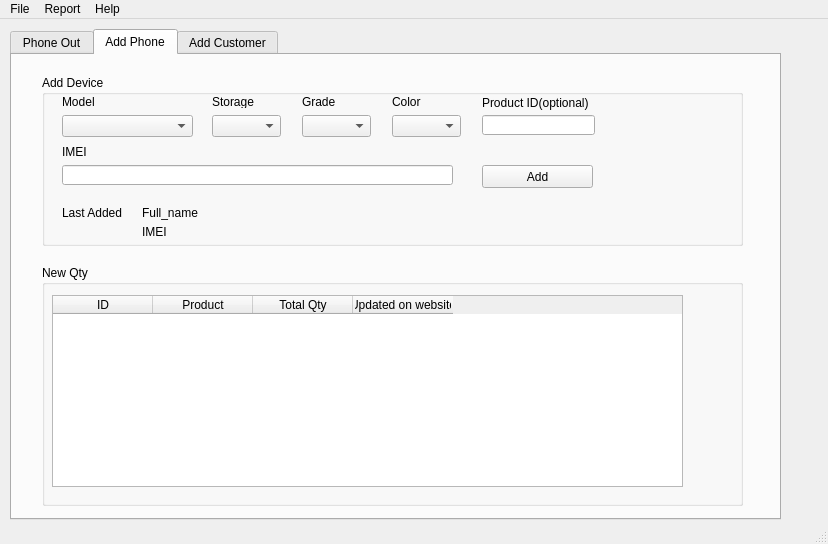
<?xml version="1.0" encoding="UTF-8"?>
<ui version="4.0">
 <class>MainWindow</class>
 <widget class="QMainWindow" name="MainWindow">
  <property name="geometry">
   <rect>
    <x>0</x>
    <y>0</y>
    <width>828</width>
    <height>544</height>
   </rect>
  </property>
  <property name="windowTitle">
   <string>MainWindow</string>
  </property>
  <widget class="QWidget" name="centralwidget">
   <widget class="QTabWidget" name="tabWindow">
    <property name="geometry">
     <rect>
      <x>10</x>
      <y>10</y>
      <width>771</width>
      <height>491</height>
     </rect>
    </property>
    <property name="currentIndex">
     <number>1</number>
    </property>
    <widget class="QWidget" name="tab_2">
     <attribute name="title">
      <string>Phone Out</string>
     </attribute>
     <widget class="QLineEdit" name="phoneOut_findIMEI_lineEdit">
      <property name="geometry">
       <rect>
        <x>330</x>
        <y>50</y>
        <width>301</width>
        <height>20</height>
       </rect>
      </property>
     </widget>
     <widget class="QLabel" name="label">
      <property name="geometry">
       <rect>
        <x>40</x>
        <y>30</y>
        <width>111</width>
        <height>16</height>
       </rect>
      </property>
      <property name="text">
       <string>Customer:</string>
      </property>
     </widget>
     <widget class="QLabel" name="label_2">
      <property name="geometry">
       <rect>
        <x>330</x>
        <y>30</y>
        <width>47</width>
        <height>13</height>
       </rect>
      </property>
      <property name="text">
       <string>IMEI:</string>
      </property>
     </widget>
     <widget class="QPushButton" name="phoneOut_findIMEI_pushButton">
      <property name="geometry">
       <rect>
        <x>650</x>
        <y>50</y>
        <width>81</width>
        <height>23</height>
       </rect>
      </property>
      <property name="text">
       <string>Find</string>
      </property>
     </widget>
     <widget class="QPushButton" name="pushButton_2">
      <property name="geometry">
       <rect>
        <x>200</x>
        <y>50</y>
        <width>81</width>
        <height>23</height>
       </rect>
      </property>
      <property name="text">
       <string>Find</string>
      </property>
     </widget>
     <widget class="QComboBox" name="phoneOut_findCustomer_comboBox">
      <property name="geometry">
       <rect>
        <x>40</x>
        <y>50</y>
        <width>151</width>
        <height>22</height>
       </rect>
      </property>
     </widget>
     <widget class="QPushButton" name="phoneOut_assignPhoneToCustomer_pushButton">
      <property name="geometry">
       <rect>
        <x>330</x>
        <y>300</y>
        <width>141</width>
        <height>23</height>
       </rect>
      </property>
      <property name="text">
       <string>Assign To Customer</string>
      </property>
     </widget>
     <widget class="QTableView" name="phoneOut_displayCustomer_tableView">
      <property name="geometry">
       <rect>
        <x>40</x>
        <y>90</y>
        <width>241</width>
        <height>192</height>
       </rect>
      </property>
     </widget>
     <widget class="QTableView" name="phoneOut_findIMEI_tableView">
      <property name="geometry">
       <rect>
        <x>330</x>
        <y>90</y>
        <width>401</width>
        <height>192</height>
       </rect>
      </property>
     </widget>
     <widget class="QPushButton" name="phoneOut_addCustomer_pushButton">
      <property name="geometry">
       <rect>
        <x>40</x>
        <y>300</y>
        <width>131</width>
        <height>23</height>
       </rect>
      </property>
      <property name="text">
       <string>Add New Customer</string>
      </property>
     </widget>
    </widget>
    <widget class="QWidget" name="tab">
     <attribute name="title">
      <string>Add Phone</string>
     </attribute>
     <widget class="QGroupBox" name="groupBox">
      <property name="geometry">
       <rect>
        <x>30</x>
        <y>20</y>
        <width>701</width>
        <height>171</height>
       </rect>
      </property>
      <property name="title">
       <string>Add Device</string>
      </property>
      <widget class="QComboBox" name="addPhone_model_comboBox">
       <property name="geometry">
        <rect>
         <x>20</x>
         <y>40</y>
         <width>131</width>
         <height>22</height>
        </rect>
       </property>
      </widget>
      <widget class="QComboBox" name="addPhone_grade_comboBox">
       <property name="geometry">
        <rect>
         <x>260</x>
         <y>40</y>
         <width>69</width>
         <height>22</height>
        </rect>
       </property>
      </widget>
      <widget class="QLabel" name="label_3">
       <property name="geometry">
        <rect>
         <x>20</x>
         <y>20</y>
         <width>47</width>
         <height>13</height>
        </rect>
       </property>
       <property name="text">
        <string>Model</string>
       </property>
      </widget>
      <widget class="QLabel" name="label_4">
       <property name="geometry">
        <rect>
         <x>170</x>
         <y>20</y>
         <width>47</width>
         <height>13</height>
        </rect>
       </property>
       <property name="text">
        <string>Storage</string>
       </property>
      </widget>
      <widget class="QLabel" name="label_6">
       <property name="geometry">
        <rect>
         <x>350</x>
         <y>20</y>
         <width>47</width>
         <height>13</height>
        </rect>
       </property>
       <property name="text">
        <string>Color</string>
       </property>
      </widget>
      <widget class="QComboBox" name="addPhone_color_comboBox">
       <property name="geometry">
        <rect>
         <x>350</x>
         <y>40</y>
         <width>69</width>
         <height>22</height>
        </rect>
       </property>
      </widget>
      <widget class="QLabel" name="label_5">
       <property name="geometry">
        <rect>
         <x>260</x>
         <y>20</y>
         <width>47</width>
         <height>13</height>
        </rect>
       </property>
       <property name="text">
        <string>Grade</string>
       </property>
      </widget>
      <widget class="QLabel" name="label_7">
       <property name="geometry">
        <rect>
         <x>440</x>
         <y>20</y>
         <width>121</width>
         <height>16</height>
        </rect>
       </property>
       <property name="text">
        <string>Product ID(optional)</string>
       </property>
      </widget>
      <widget class="QComboBox" name="addPhone_storage_comboBox">
       <property name="geometry">
        <rect>
         <x>170</x>
         <y>40</y>
         <width>69</width>
         <height>22</height>
        </rect>
       </property>
      </widget>
      <widget class="QLineEdit" name="addPhone_imei_lineEdit">
       <property name="geometry">
        <rect>
         <x>20</x>
         <y>90</y>
         <width>391</width>
         <height>20</height>
        </rect>
       </property>
      </widget>
      <widget class="QLabel" name="label_8">
       <property name="geometry">
        <rect>
         <x>20</x>
         <y>70</y>
         <width>47</width>
         <height>13</height>
        </rect>
       </property>
       <property name="text">
        <string>IMEI</string>
       </property>
      </widget>
      <widget class="QLineEdit" name="addPhone_productID_lineEdit">
       <property name="geometry">
        <rect>
         <x>440</x>
         <y>40</y>
         <width>113</width>
         <height>20</height>
        </rect>
       </property>
      </widget>
      <widget class="QLabel" name="label_9">
       <property name="geometry">
        <rect>
         <x>20</x>
         <y>130</y>
         <width>61</width>
         <height>16</height>
        </rect>
       </property>
       <property name="text">
        <string>Last Added:</string>
       </property>
      </widget>
      <widget class="QLabel" name="addPhone_displayFullName_label">
       <property name="geometry">
        <rect>
         <x>100</x>
         <y>130</y>
         <width>361</width>
         <height>16</height>
        </rect>
       </property>
       <property name="text">
        <string>Full_name</string>
       </property>
      </widget>
      <widget class="QLabel" name="addPhone_displayIMEI_label">
       <property name="geometry">
        <rect>
         <x>100</x>
         <y>150</y>
         <width>47</width>
         <height>13</height>
        </rect>
       </property>
       <property name="text">
        <string>IMEI</string>
       </property>
      </widget>
      <widget class="QPushButton" name="addPhone_addPhone_pushButton">
       <property name="geometry">
        <rect>
         <x>440</x>
         <y>90</y>
         <width>111</width>
         <height>23</height>
        </rect>
       </property>
       <property name="text">
        <string>Add</string>
       </property>
      </widget>
     </widget>
     <widget class="QGroupBox" name="groupBox_2">
      <property name="geometry">
       <rect>
        <x>30</x>
        <y>210</y>
        <width>701</width>
        <height>241</height>
       </rect>
      </property>
      <property name="title">
       <string>New Qty</string>
      </property>
      <widget class="QTableWidget" name="addPhone_newQty_tableWidget">
       <property name="geometry">
        <rect>
         <x>10</x>
         <y>30</y>
         <width>631</width>
         <height>192</height>
        </rect>
       </property>
       <column>
        <property name="text">
         <string>ID</string>
        </property>
       </column>
       <column>
        <property name="text">
         <string>Product</string>
        </property>
       </column>
       <column>
        <property name="text">
         <string>Total Qty</string>
        </property>
       </column>
       <column>
        <property name="text">
         <string>Updated on website</string>
        </property>
       </column>
      </widget>
     </widget>
    </widget>
    <widget class="QWidget" name="tab_3">
     <attribute name="title">
      <string>Add Customer</string>
     </attribute>
     <widget class="QGroupBox" name="groupBox_3">
      <property name="geometry">
       <rect>
        <x>20</x>
        <y>20</y>
        <width>321</width>
        <height>321</height>
       </rect>
      </property>
      <property name="title">
       <string>Add Customer</string>
      </property>
      <widget class="QLineEdit" name="addCustomer_addCompany_lineEdit">
       <property name="geometry">
        <rect>
         <x>110</x>
         <y>39</y>
         <width>181</width>
         <height>31</height>
        </rect>
       </property>
      </widget>
      <widget class="QLineEdit" name="addCustomer_addName_lineEdit">
       <property name="geometry">
        <rect>
         <x>110</x>
         <y>89</y>
         <width>181</width>
         <height>31</height>
        </rect>
       </property>
      </widget>
      <widget class="QLineEdit" name="addCustomer_addPhone_lineEdit">
       <property name="geometry">
        <rect>
         <x>110</x>
         <y>139</y>
         <width>181</width>
         <height>31</height>
        </rect>
       </property>
      </widget>
      <widget class="QLineEdit" name="addCustomer_addEmail_lineEdit">
       <property name="geometry">
        <rect>
         <x>110</x>
         <y>189</y>
         <width>181</width>
         <height>31</height>
        </rect>
       </property>
      </widget>
      <widget class="QLabel" name="label_12">
       <property name="geometry">
        <rect>
         <x>30</x>
         <y>50</y>
         <width>47</width>
         <height>13</height>
        </rect>
       </property>
       <property name="text">
        <string>Company</string>
       </property>
      </widget>
      <widget class="QLabel" name="label_13">
       <property name="geometry">
        <rect>
         <x>30</x>
         <y>100</y>
         <width>47</width>
         <height>13</height>
        </rect>
       </property>
       <property name="text">
        <string>Name</string>
       </property>
      </widget>
      <widget class="QLabel" name="label_14">
       <property name="geometry">
        <rect>
         <x>30</x>
         <y>150</y>
         <width>47</width>
         <height>13</height>
        </rect>
       </property>
       <property name="text">
        <string>Phone</string>
       </property>
      </widget>
      <widget class="QLabel" name="label_15">
       <property name="geometry">
        <rect>
         <x>30</x>
         <y>200</y>
         <width>47</width>
         <height>13</height>
        </rect>
       </property>
       <property name="text">
        <string>Email</string>
       </property>
      </widget>
      <widget class="QPushButton" name="addCustomer_addCustomer_pushCustomer">
       <property name="geometry">
        <rect>
         <x>100</x>
         <y>240</y>
         <width>91</width>
         <height>23</height>
        </rect>
       </property>
       <property name="text">
        <string>Add Customer</string>
       </property>
      </widget>
     </widget>
     <widget class="QGroupBox" name="groupBox_4">
      <property name="geometry">
       <rect>
        <x>380</x>
        <y>20</y>
        <width>351</width>
        <height>321</height>
       </rect>
      </property>
      <property name="title">
       <string>Edit Customer</string>
      </property>
      <widget class="QLineEdit" name="addCustomer_editCompany_lineEdit">
       <property name="geometry">
        <rect>
         <x>120</x>
         <y>39</y>
         <width>191</width>
         <height>31</height>
        </rect>
       </property>
      </widget>
      <widget class="QLineEdit" name="addCustomer_editName_lineEdit">
       <property name="geometry">
        <rect>
         <x>120</x>
         <y>89</y>
         <width>191</width>
         <height>31</height>
        </rect>
       </property>
      </widget>
      <widget class="QLineEdit" name="addCustomer_editPhone_lineEdit">
       <property name="geometry">
        <rect>
         <x>120</x>
         <y>139</y>
         <width>191</width>
         <height>31</height>
        </rect>
       </property>
      </widget>
      <widget class="QLineEdit" name="addCustomer_editEmail_lineEdit">
       <property name="geometry">
        <rect>
         <x>120</x>
         <y>189</y>
         <width>191</width>
         <height>31</height>
        </rect>
       </property>
      </widget>
      <widget class="QLabel" name="label_16">
       <property name="geometry">
        <rect>
         <x>40</x>
         <y>50</y>
         <width>47</width>
         <height>13</height>
        </rect>
       </property>
       <property name="text">
        <string>Company</string>
       </property>
      </widget>
      <widget class="QLabel" name="label_17">
       <property name="geometry">
        <rect>
         <x>40</x>
         <y>100</y>
         <width>47</width>
         <height>13</height>
        </rect>
       </property>
       <property name="text">
        <string>Name</string>
       </property>
      </widget>
      <widget class="QLabel" name="label_18">
       <property name="geometry">
        <rect>
         <x>40</x>
         <y>150</y>
         <width>47</width>
         <height>13</height>
        </rect>
       </property>
       <property name="text">
        <string>Phone</string>
       </property>
      </widget>
      <widget class="QLabel" name="label_19">
       <property name="geometry">
        <rect>
         <x>40</x>
         <y>200</y>
         <width>47</width>
         <height>13</height>
        </rect>
       </property>
       <property name="text">
        <string>Email</string>
       </property>
      </widget>
      <widget class="QPushButton" name="addCustomer_editSearch_pushButton">
       <property name="geometry">
        <rect>
         <x>120</x>
         <y>240</y>
         <width>81</width>
         <height>23</height>
        </rect>
       </property>
       <property name="text">
        <string>Search</string>
       </property>
      </widget>
      <widget class="QPushButton" name="addCustomer_editConfirm_pushButton">
       <property name="geometry">
        <rect>
         <x>230</x>
         <y>240</y>
         <width>81</width>
         <height>23</height>
        </rect>
       </property>
       <property name="text">
        <string>Confirm</string>
       </property>
      </widget>
     </widget>
    </widget>
   </widget>
  </widget>
  <widget class="QMenuBar" name="menubar">
   <property name="geometry">
    <rect>
     <x>0</x>
     <y>0</y>
     <width>828</width>
     <height>21</height>
    </rect>
   </property>
   <widget class="QMenu" name="menuFile">
    <property name="title">
     <string>File</string>
    </property>
    <addaction name="menu_import_action"/>
    <addaction name="menu_export_action"/>
   </widget>
   <widget class="QMenu" name="menuReport">
    <property name="title">
     <string>Report</string>
    </property>
    <addaction name="menu_customerHistory_action"/>
    <addaction name="separator"/>
    <addaction name="menu_stockTake_action"/>
   </widget>
   <widget class="QMenu" name="menusdfs">
    <property name="title">
     <string>Help</string>
    </property>
    <addaction name="menu_helpYourself_action"/>
   </widget>
   <addaction name="menuFile"/>
   <addaction name="menuReport"/>
   <addaction name="menusdfs"/>
  </widget>
  <widget class="QStatusBar" name="statusbar"/>
  <action name="menu_import_action">
   <property name="text">
    <string>Import CSV</string>
   </property>
  </action>
  <action name="menu_export_action">
   <property name="text">
    <string>Export CSV</string>
   </property>
  </action>
  <action name="menu_customerHistory_action">
   <property name="text">
    <string>Customer Purchase History</string>
   </property>
  </action>
  <action name="menu_stockTake_action">
   <property name="text">
    <string>Stock Take Report</string>
   </property>
  </action>
  <action name="menu_helpYourself_action">
   <property name="text">
    <string>Yourself</string>
   </property>
  </action>
 </widget>
 <resources/>
 <connections/>
</ui>
